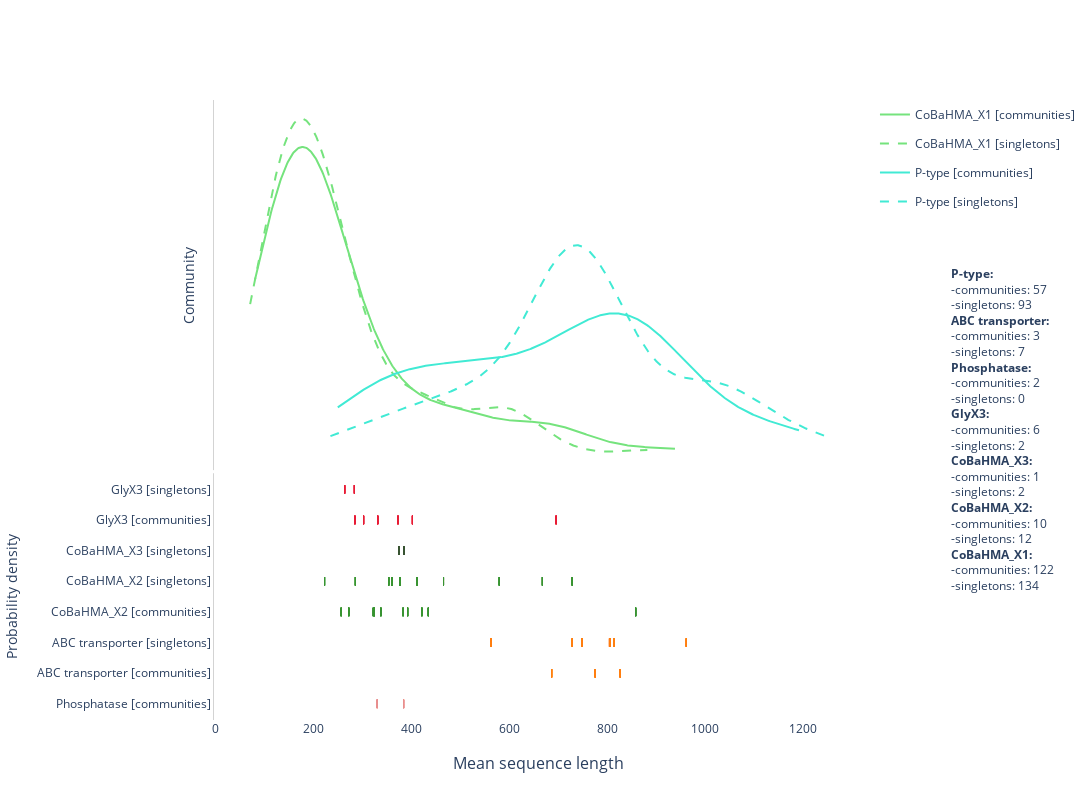

The notebook cell saved with this chart:
### Code cell
f = make_subplots(rows=2, cols=1,
              shared_xaxes=True,
              row_heights=[0.6, 0.4],# 0.1, 0.025, 0.2],
              vertical_spacing=0.005,
              x_title='Mean sequence length',                 
             )

#for i in d0.data:
#    f.add_trace(i,row=1,col=1)

for i in d1._data_objs:
    f.add_trace(i,row=1,col=1)
    f.append_trace(d1['data'][2], 1, 1)
    f.append_trace(d1['data'][3], 1, 1) 
    
    
for i in d2._data_objs:
    f.add_trace(i,row=1,col=1)
    f.append_trace(d2['data'][2], 1, 1)
    f.append_trace(d2['data'][3], 1, 1)    
    
for i in d3._data_objs:
    #f.add_trace(i,row=6,col=1)  
    for t in d3['data']:
        if t.marker['symbol'] == 'line-ns-open':
            f.append_trace(t, 2, 1)
            
    
f.update_layout(
    paper_bgcolor='rgba(0,0,0,0)',
    plot_bgcolor='rgba(0,0,0,0)',    
    height=1800,
    width=1250
    #font=dict(
        #family="Courier New, monospace",
        #size=10,  # Set the font size here
        #color="RebeccaPurple"
    #    )
)

f.update_yaxes(title_text="Community",showticklabels=False,linewidth=1,linecolor='lightgrey', row=1, col=1)
f.update_yaxes(title_text="Probability density",linewidth=1,linecolor='lightgrey', row=2, col=1)
f.update_yaxes(linewidth=1,linecolor='lightgrey', row=3, col=1)
f.update_xaxes(linewidth=1,linecolor='lightgrey', row=3, col=1)
#f.update_layout(showlegend=False)

text = ""
for func,values in count_by_commu.items():
    text += "<b>{}:</b><br>-communities: {}<br>-singletons: {}<br>".format(func,values["commu"],values["single"])

    
f.add_annotation(xref="paper", yref="paper",x=1.3, y=0.2,
            text= text,    
            showarrow=False,
        )
f.update_annotations(align="left")
f.update_layout(height=800)
f.write_image(FIGURESDIR+ "/S6_side.svg")
f.write_image(FIGURESDIR+ "/S6_side.pdf")
f.show()
